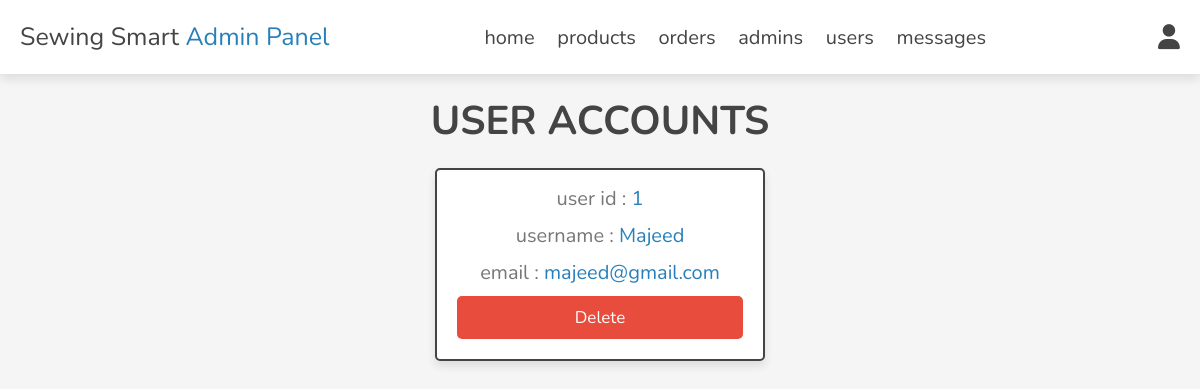
Screenshot of /admin/users_accounts.php (signed in) with the database file from the repository.
### tables this page shows
CREATE TABLE `users` (
  `id` int(100) NOT NULL,
  `name` varchar(20) NOT NULL,
  `email` varchar(50) NOT NULL,
  `password` varchar(50) NOT NULL
);

### admin/users_accounts.php (the view, shortened to what this page needs)
<?php
include '../components/connect.php';
?>
<!DOCTYPE html>
<html lang="en">
<head>
   <link rel="stylesheet" href="https://cdnjs.cloudflare.com/ajax/libs/font-awesome/6.1.1/css/all.min.css">
   <link rel="stylesheet" href="../css/admin_style.css">
</head>
<body>
<?php include '../components/admin_header.php'; ?>
<section class="accounts">
   <h1 class="heading">user accounts</h1>
   <div class="box-container">
   <?php
      $select_accounts = $conn->prepare("SELECT * FROM `users`");
      $select_accounts->execute();
      if($select_accounts->rowCount() > 0){
         while($fetch_accounts = $select_accounts->fetch(PDO::FETCH_ASSOC)){
   ?>
   <div class="box">
      <p> user id : <span><?= $fetch_accounts['id']; ?></span> </p>
      <p> username : <span><?= $fetch_accounts['name']; ?></span> </p>
      <p> email : <span><?= $fetch_accounts['email']; ?></span> </p>
      <a href="users_accounts.php?delete=<?= $fetch_accounts['id']; ?>" onclick="return confirm('delete this account? the user related information will also be delete!')" class="delete-btn">delete</a>
   </div>
   <?php
         }
      }else{
         echo '<p class="empty">no accounts available!</p>';
      }
   ?>
   </div>
</section>
</body>
</html>

### css/admin_style.css (style rules this page uses)
:root { --main-color:#2980b9; --orange:#f39c12; --red:#e74c3c; --black:#444; --white:#fff; --light-color:#777; --light-bg:#f5f5f5; --border:.2rem solid var(--black); --box-shadow:0 .5rem 1rem rgba(0,0,0,.1); }
* { font-family: 'Nunito', sans-serif; margin:0; padding:0; box-sizing: border-box; outline: none; border:none; text-decoration: none; }
html { font-size: 62.5%; overflow-x: hidden; }
body { background-color: var(--light-bg); }
section { padding:2rem; max-width: 1200px; margin:0 auto; }
.heading { font-size: 4rem; color:var(--black); margin-bottom: 2rem; text-align: center; text-transform: uppercase; }
.btn, .delete-btn, .option-btn { display: block; width: 100%; margin-top: 1rem; border-radius: .5rem; padding:1rem 3rem; font-size: 1.7rem; text-transform: capitalize; color:var(--white); cursor: pointer; text-align: center; }
.delete-btn { background-color: var(--red); }
.accounts .box-container { display: grid; grid-template-columns: repeat(auto-fit, 33rem); gap:1.5rem; align-items: flex-start; justify-content: center; }
.accounts .box-container .box { padding:2rem; padding-top: .5rem; border-radius: .5rem; text-align: center; border:var(--border); background-color: var(--white); box-shadow: var(--box-shadow); }
.accounts .box-container .box p { font-size: 2rem; color:var(--light-color); margin: 1rem 0; }
.accounts .box-container .box p span { color:var(--main-color); }

### rows the page displays
users: id "1", name "Majeed", email "majeed@gmail.com"
